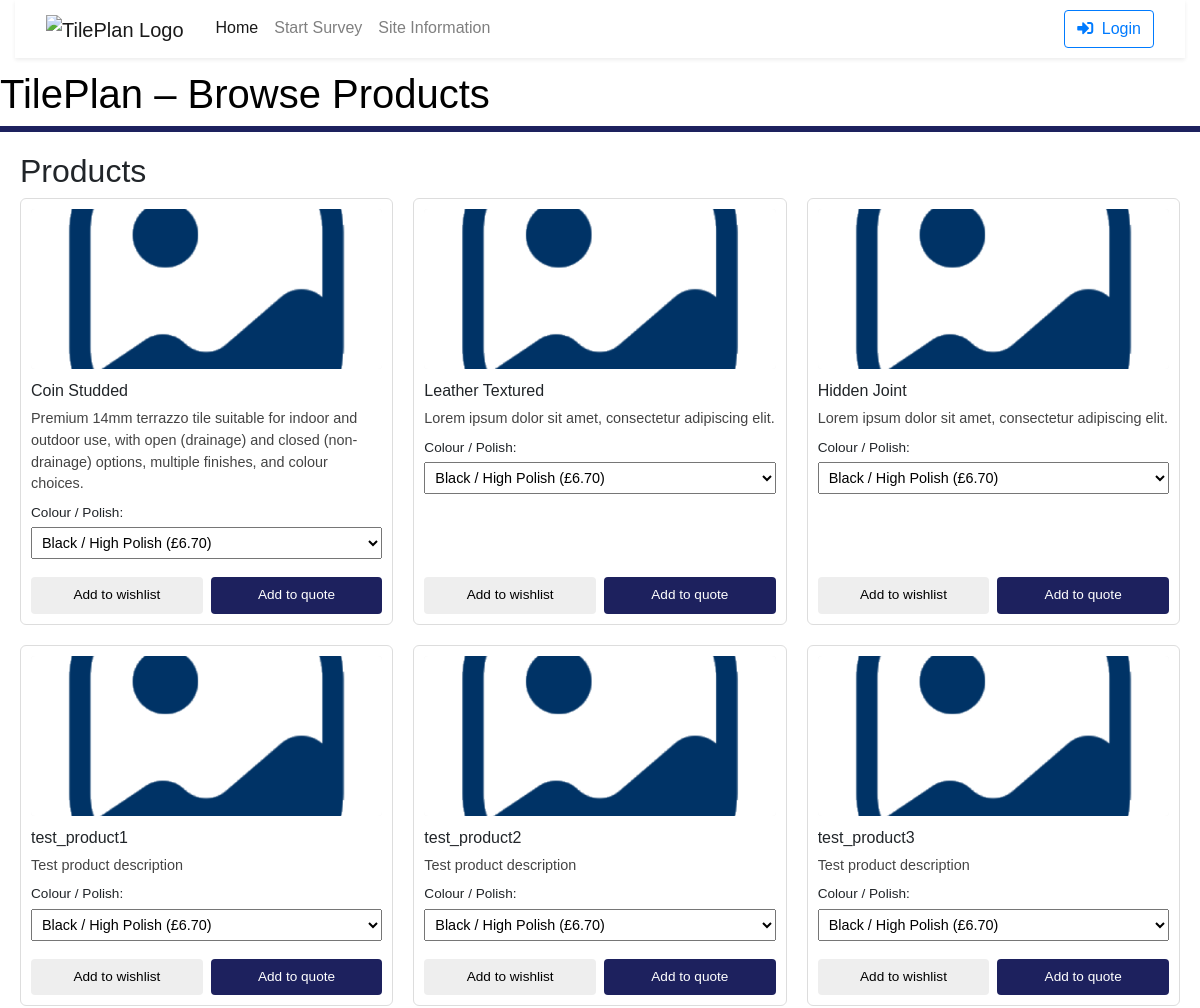
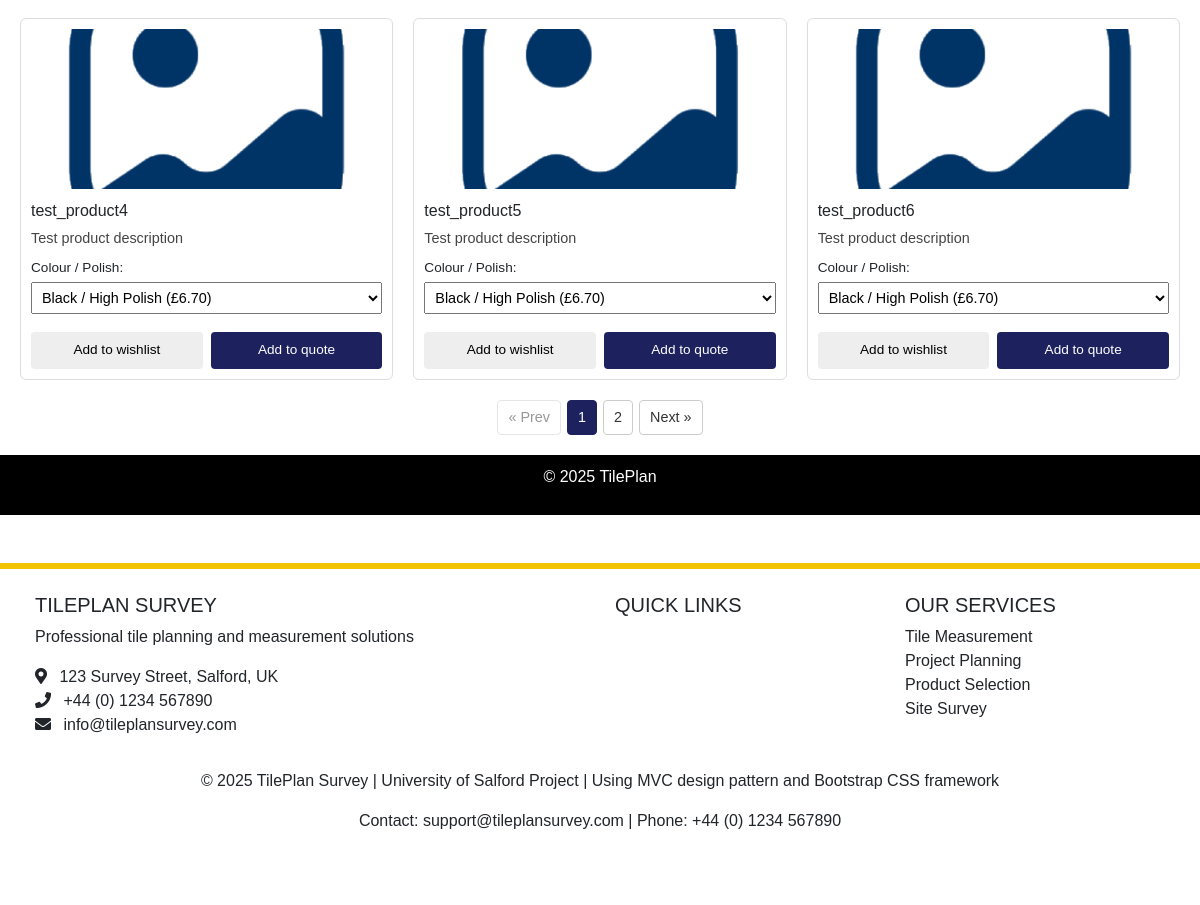
Screenshot of /browse.php with the database file from the repository (2 pictures, top to bottom).
### tables this page shows
CREATE TABLE "products" (
                              id               INTEGER PRIMARY KEY AUTOINCREMENT,
                              sku              TEXT UNIQUE,
                              name             TEXT NOT NULL,
                              category         TEXT NOT NULL CHECK (category IN ('tile','trim','consumable','delivery','labour','other')),
                              description      TEXT NOT NULL DEFAULT 'Lorem ipsum dolor sit amet, consectetur adipiscing elit.',
                              thumbnail_url    TEXT,
                              colour           TEXT,
                              unit             TEXT NOT NULL DEFAULT 'unit',
                              price_per_unit   NUMERIC NOT NULL DEFAULT 0.00,
                              tile_length_mm   INTEGER,
                              tile_width_mm    INTEGER,
                              is_active        INTEGER NOT NULL DEFAULT 1 CHECK (is_active IN (0,1)),
                              created_at       TEXT NOT NULL DEFAULT (CURRENT_TIMESTAMP),
                              updated_at       TEXT NOT NULL DEFAULT (CURRENT_TIMESTAMP),
                              product_type     TEXT,
                              short_description TEXT
);

### browse.php (called while the page is built, shortened)
<?php
$view = new stdClass();
$view->username = null;
$view->isLogged = false;
$dbPath = __DIR__ . '/database.sqlite';
try {
    $pdo = new PDO('sqlite:' . $dbPath);
    $pdo->setAttribute(PDO::ATTR_ERRMODE, PDO::ERRMODE_EXCEPTION);
} catch (PDOException $e) {
    die('DB connection failed: ' . htmlspecialchars($e->getMessage()));
}
$itemsPerPage = 9;
$page = isset($_GET['page']) ? max(1, (int)$_GET['page']) : 1;
$offset = ($page - 1) * $itemsPerPage;
$totalStmt = $pdo->query("SELECT COUNT(*) FROM products WHERE category = 'tile'");
$view->totalProducts = (int)$totalStmt->fetchColumn();
$view->totalPages = max(1, (int)ceil($view->totalProducts / $itemsPerPage));
$view->page = $page;
$productStmt = $pdo->prepare("
    SELECT id, name, description, thumbnail_url
    FROM products
    WHERE category = 'tile'
    ORDER BY id
    LIMIT :limit OFFSET :offset
");
$productStmt->bindValue(':limit', $itemsPerPage, PDO::PARAM_INT);
$productStmt->bindValue(':offset', $offset, PDO::PARAM_INT);
$productStmt->execute();
$products = $productStmt->fetchAll(PDO::FETCH_ASSOC);
$variantsByProduct = [];
if (!empty($products)) {
    $productIds = array_column($products, 'id');
    $placeholders = implode(',', array_fill(0, count($productIds), '?'));
    $variantStmt = $pdo->prepare("
        SELECT id, product_id, colour, polish, price_trade
        FROM product_variants
        WHERE product_id IN ($placeholders)
          AND is_active = 1
        ORDER BY colour, polish
    ");
    foreach ($productIds as $i => $pid) {
        $variantStmt->bindValue($i + 1, $pid, PDO::PARAM_INT);
    }
    $variantStmt->execute();
    $variants = $variantStmt->fetchAll(PDO::FETCH_ASSOC);
    foreach ($variants as $variant) {
        $pid = $variant['product_id'];
        if (!isset($variantsByProduct[$pid])) {
            $variantsByProduct[$pid] = [];
        }
        $variantsByProduct[$pid][] = $variant;
    }
}
$view->tiles = [];
foreach ($products as $product) {
    $pid = $product['id'];
    $product['variants'] = $variantsByProduct[$pid] ?? [];
    $view->tiles[] = $product;
}
require_once __DIR__ . "/Views/browse.phtml";

### Views/browse.phtml (the view, shortened to what this page needs)
<!DOCTYPE html>
<html lang="en">
<?php
require ("Views/template/header.phtml");
?>
<head>
    <link rel="stylesheet" href="../my-style.css">
</head>
<body>
<div id="title">
    <h1>TilePlan – Browse Products</h1>
</div>
<div id="content">
    <h2>Products</h2>
    <?php if (empty($view->tiles)): ?>
        <p>No products found.</p>
    <?php else: ?>
        <div class="product-grid">
            <?php foreach ($view->tiles as $tile): ?>
                <?php
                $img = $tile['thumbnail_url'] ?: '\images\placeholder_image.png';
                $variants = $tile['variants'];
                ?>
                <div class="product-card">
                    <img src="<?php echo htmlspecialchars($img); ?>" alt="Product image">
                    <h3><?php echo htmlspecialchars($tile['name']); ?></h3>
                    <p><?php echo htmlspecialchars($tile['description']); ?></p>
                    <?php if (!empty($variants)): ?>
                        <label>
                            <span class="variant-label">Colour / Polish:</span>
                            <select class="variant-select">
                                <?php foreach ($variants as $variant): ?>
                                    <?php
                                    $colour = $variant['colour'] ?: 'Unknown colour';
                                    $polish = $variant['polish'] ?: 'Standard';
                                    $price  = $variant['price_trade'];
                                    $label  = $colour . ' / ' . $polish . ' (£' . number_format($price, 2) . ')';
                                    ?>
                                    <option value="<?php echo (int)$variant['id']; ?>">
                                        <?php echo htmlspecialchars($label); ?>
                                    </option>
                                <?php endforeach; ?>
                            </select>
                        </label>
                    <?php else: ?>
                        <p><em>No variants available</em></p>
                    <?php endif; ?>
                    <div class="product-card-buttons">
                        <button type="button" class="btn-wishlist">
                            Add to wishlist
                        </button>
                        <button type="button" class="btn-quote">
                            Add to quote
                        </button>
                    </div>
                </div>
            <?php endforeach; ?>
        </div>
        <div class="pagination">
            <?php if ($view->page > 1): ?>
                <a href="?page=<?php echo $view->page - 1; ?>">&laquo; Prev</a>
            <?php else: ?>
                <span class="disabled">&laquo; Prev</span>
            <?php endif; ?>
            <?php for ($p = 1; $p <= $view->totalPages; $p++): ?>
                <?php if ($p == $view->page): ?>
                    <span class="current"><?php echo $p; ?></span>
                <?php else: ?>
                    <a href="?page=<?php echo $p; ?>"><?php echo $p; ?></a>
                <?php endif; ?>
            <?php endfor; ?>
            <?php if ($view->page < $view->totalPages): ?>
                <a href="?page=<?php echo $view->page + 1; ?>">Next &raquo;</a>
            <?php else: ?>
                <span class="disabled">Next &raquo;</span>
            <?php endif; ?>
        </div>
    <?php endif; ?>
</div>
<div id="footer">
    <p>&copy; <?php echo date('Y'); ?> TilePlan</p>
</div>
</body>
<?php require ("Views/template/footer.phtml");?>
</html>

### Views/css/my-style.css (style rules this page uses)
body { margin: 0; font-family: Arial, sans-serif; }
#title { margin-top: 12px; background-color: #fff; color: #000; }
#content { background-color: #fff; border-top: solid 6px #1b75bc; }
#footer { margin_top: 20px; text-align: center; background-color: #003049; color: #fff; }
#content { background-color: #fff; border-top: solid 6px #1D215E; padding: 20px; min-height: 400px; }
#footer { margin_top: 20px; text-align: center; background-color: #000; color: #fff; padding: 10px; }
.product-grid { display: grid; grid-template-columns: repeat(3, minmax(0, 1fr)); gap: 20px; }
.product-card { border: 1px solid #ddd; border-radius: 6px; padding: 10px; background-color: #fff; display: flex; flex-direction: column; }
.product-card img { width: 100%; height: 160px; object-fit: cover; border-radius: 4px; margin-bottom: 8px; background-color: #f5f5f5; }
.product-card h3 { margin: 4px 0; font-size: 1rem; }
.product-card p { margin: 4px 0 8px; font-size: 0.9rem; color: #444; }
.variant-label { display: block; font-size: 0.85rem; margin-bottom: 4px; }
.variant-select { width: 100%; padding: 6px; font-size: 0.9rem; margin-bottom: 10px; }
.product-card-buttons { margin-top: auto; display: flex; gap: 8px; }
.product-card-buttons button { flex: 1; padding: 8px; font-size: 0.85rem; border-radius: 4px; border: none; cursor: pointer; }
.btn-wishlist { background-color: #eee; color: #000; }
.btn-quote { background-color: #1D215E; color: #fff; }
.pagination { margin-top: 20px; display: flex; gap: 6px; justify-content: center; font-size: 0.9rem; }
.pagination a, .pagination span { padding: 6px 10px; border-radius: 4px; border: 1px solid #ccc; text-decoration: none; color: #333; background-color: #fff; }
.pagination .current { background-color: #1D215E; color: #fff; border-color: #1D215E; }
.pagination .disabled { opacity: 0.5; pointer-events: none; }

### rows the page displays
products: name "Coin Studded", description "Premium 14mm terrazzo tile suitable for indoor and outdoor use, with open (drainage) and closed (non-drainage) options, multiple finishes, and colour choices."
products: name "Leather Textured", description "Lorem ipsum dolor sit amet, consectetur adipiscing elit."
products: name "Hidden Joint", description "Lorem ipsum dolor sit amet, consectetur adipiscing elit."
products: name "test_product1", description "Test product description"
products: name "test_product2", description "Test product description"
products: name "test_product3", description "Test product description"
products: name "test_product4", description "Test product description"
products: name "test_product5", description "Test product description"
products: name "test_product6", description "Test product description"

### other values shown
form field value "Black / High Polish (£6.70)"
